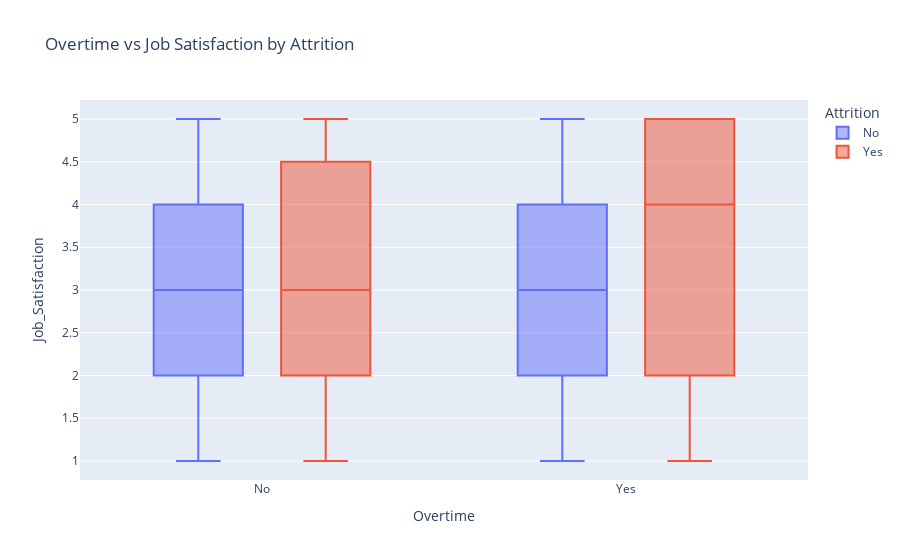
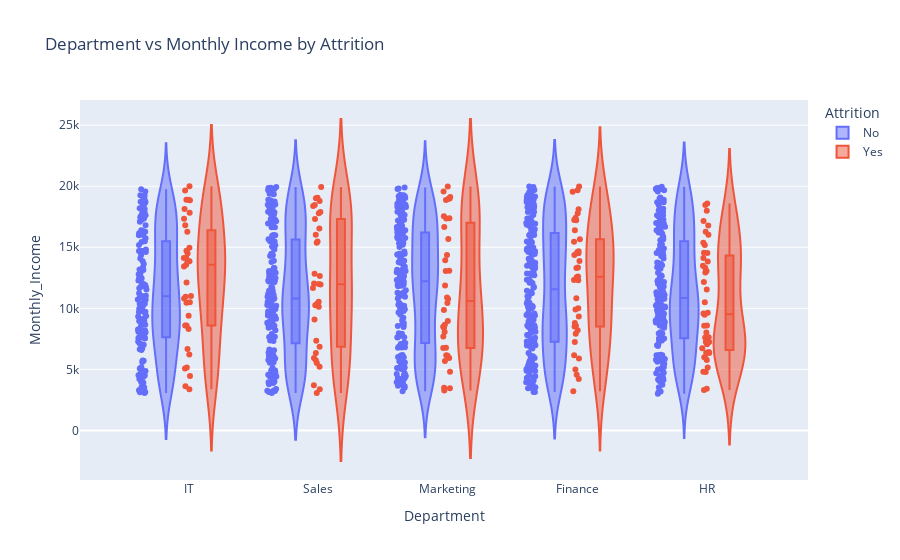

Notebook code for these charts, in order:
### Code cell
# Overtime vs Job Satisfaction
fig = px.box(df, x='Overtime', y='Job_Satisfaction', color='Attrition', title='Overtime vs Job Satisfaction by Attrition')
fig.show()

# Department vs Monthly Income
fig = px.violin(df, x='Department', y='Monthly_Income', color='Attrition', box=True, points='all', title='Department vs Monthly Income by Attrition')
fig.show()

### Figure 1 — Plotly figure (JSON) as saved in the notebook; plotly's stock layout.template omitted (floating-point values rounded to 4 significant figures; data arrays with more than 128 entries replaced by an {"elided": "..."} marker saying what was removed)
{"data": [{"alignmentgroup": "True", "hovertemplate": "Attrition=No<br>Overtime=%{x}<br>Job_Satisfaction=%{y}<extra></extra>", "legendgroup": "No", "marker": {"color": "#636efa"}, "name": "No", "notched": false, "offsetgroup": "No", "orientation": "v", "showlegend": true, "type": "box", "x": {"elided": "811 str values"}, "x0": " ", "xaxis": "x", "y": {"elided": "811 int values"}, "y0": " ", "yaxis": "y"}, {"alignmentgroup": "True", "hovertemplate": "Attrition=Yes<br>Overtime=%{x}<br>Job_Satisfaction=%{y}<extra></extra>", "legendgroup": "Yes", "marker": {"color": "#EF553B"}, "name": "Yes", "notched": false, "offsetgroup": "Yes", "orientation": "v", "showlegend": true, "type": "box", "x": {"elided": "189 str values"}, "x0": " ", "xaxis": "x", "y": {"elided": "189 int values"}, "y0": " ", "yaxis": "y"}], "layout": {"boxmode": "group", "legend": {"title": {"text": "Attrition"}, "tracegroupgap": 0}, "title": {"text": "Overtime vs Job Satisfaction by Attrition"}, "xaxis": {"anchor": "y", "domain": [0, 1], "title": {"text": "Overtime"}}, "yaxis": {"anchor": "x", "domain": [0, 1], "title": {"text": "Job_Satisfaction"}}}}

### Figure 2 — Plotly figure (JSON) as saved in the notebook; plotly's stock layout.template omitted (floating-point values rounded to 4 significant figures; data arrays with more than 128 entries replaced by an {"elided": "..."} marker saying what was removed)
{"data": [{"alignmentgroup": "True", "box": {"visible": true}, "hovertemplate": "Attrition=No<br>Department=%{x}<br>Monthly_Income=%{y}<extra></extra>", "legendgroup": "No", "marker": {"color": "#636efa"}, "name": "No", "offsetgroup": "No", "orientation": "v", "points": "all", "scalegroup": "True", "showlegend": true, "type": "violin", "x": {"elided": "811 str values"}, "x0": " ", "xaxis": "x", "y": {"elided": "811 int values"}, "y0": " ", "yaxis": "y"}, {"alignmentgroup": "True", "box": {"visible": true}, "hovertemplate": "Attrition=Yes<br>Department=%{x}<br>Monthly_Income=%{y}<extra></extra>", "legendgroup": "Yes", "marker": {"color": "#EF553B"}, "name": "Yes", "offsetgroup": "Yes", "orientation": "v", "points": "all", "scalegroup": "True", "showlegend": true, "type": "violin", "x": {"elided": "189 str values"}, "x0": " ", "xaxis": "x", "y": {"elided": "189 int values"}, "y0": " ", "yaxis": "y"}], "layout": {"legend": {"title": {"text": "Attrition"}, "tracegroupgap": 0}, "title": {"text": "Department vs Monthly Income by Attrition"}, "violinmode": "group", "xaxis": {"anchor": "y", "domain": [0, 1], "title": {"text": "Department"}}, "yaxis": {"anchor": "x", "domain": [0, 1], "title": {"text": "Monthly_Income"}}}}
